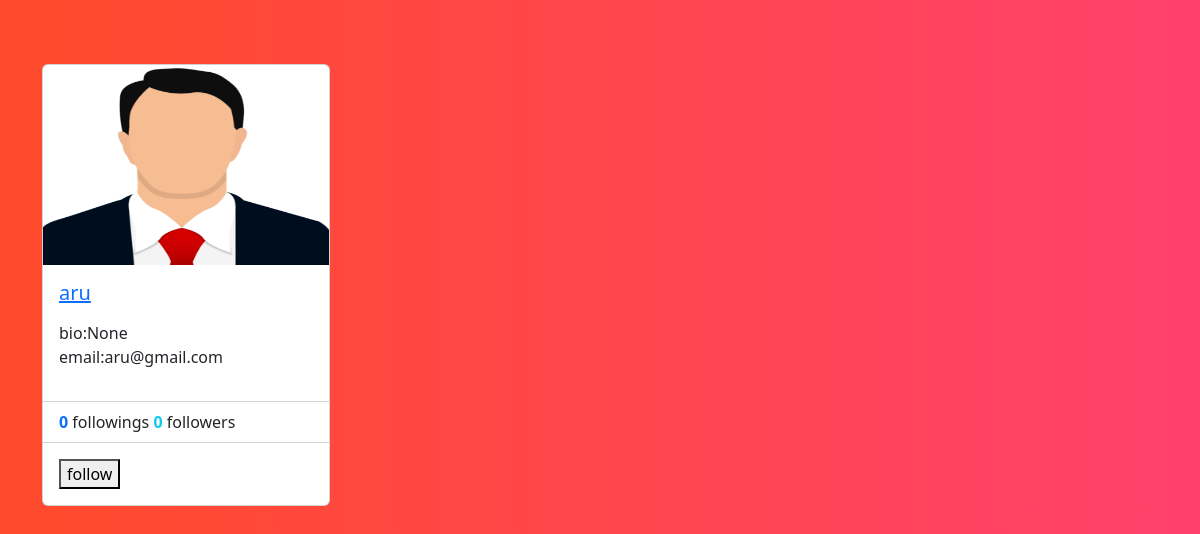
The app's page /profiles/all, older data.
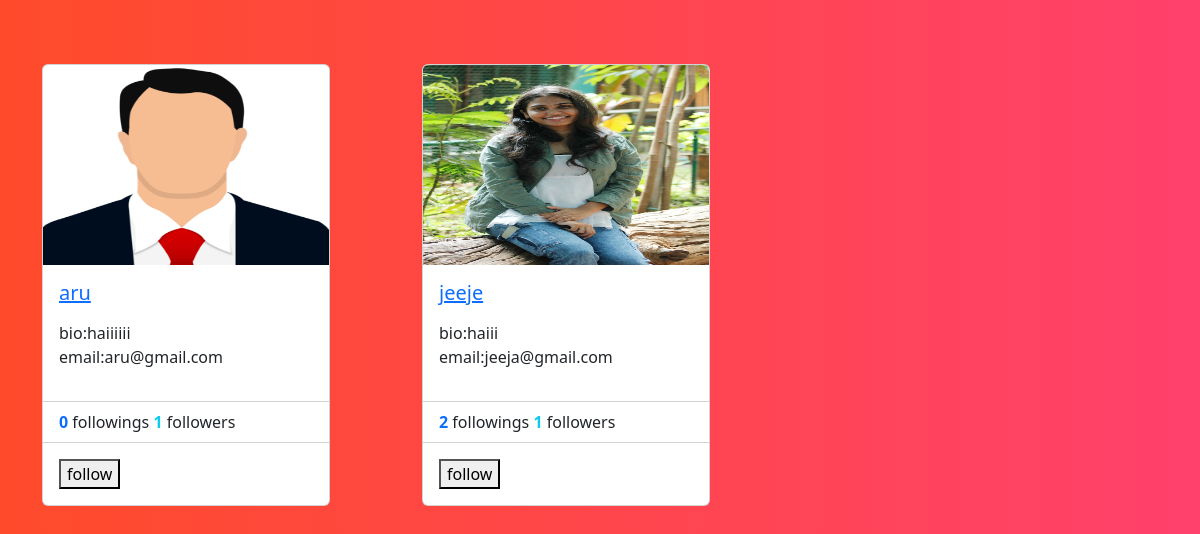
The same page, newer data.
### socialapp/models.py (models this page shows)
class UserProfile(models.Model):
    user=models.OneToOneField(User,on_delete=models.CASCADE,related_name="profile")
    address=models.CharField(max_length=200,null=True)
    phone=models.CharField(max_length=200,null=True)
    profile_pic=models.ImageField(upload_to="profilepics",null=True,blank=True)
    dob=models.DateField(null=True)
    bio=models.CharField(max_length=200,null=True)
    following=models.ManyToManyField("self",related_name="followed_by",symmetrical=False,null=True)
    block=models.ManyToManyField("self",related_name="blocked",symmetrical=False, null=True)
    def __str__(self):
        return self.user.username

### socialapp/views.py (the view)
# urls.py: path("profiles/all",views.ProfileListView.as_view(),name="profilelist"),
class ProfileListView(View):
    def get(self,request,*args,**kwargs):
        qs=UserProfile.objects.all()
        return render(request,"profilelist.html",{"data":qs})

### socialapp/templates/profilelist.html (shortened to what this page needs)
<!DOCTYPE html>
{%load static%}
<html lang="en">
<head>
    <link href="https://cdn.jsdelivr.net/npm/bootstrap@5.3.2/dist/css/bootstrap.min.css" rel="stylesheet"
>
</head>
<body style="background: #FF416C;
background: -webkit-linear-gradient(to right, #FF4B2B, #FF416C);
background: linear-gradient(to right, #FF4B2B, #FF416C);">
    <div class="container">
        <div class="row mt-5">
            {%for profile in data%}
            <div class="col-4 mt-3">
                <div class="card" style="width: 18rem;">
                    {%if profile.profile_pic%}
                    <img src="{{profile.profile_pic.url}}" class="card-img-top" alt="..." height="200px">
                    {%else%}
                    <img src="{%static 'social/images/profilepic.png'%}" class="card-img-top" alt="..." height="200px">
                    {%endif%}
                    <div class="card-body">
                        <h5 class="card-title">
                            <a href="{%url 'profile-details' profile.id%}">{{profile}}</a>
                        </h5>
                        <p class="card-text">
                        <div>
                            bio:{{profile.bio}}
                        </div>
                        <div>
                            email:{{profile.user.email}}
                        </div>
                        </p>
                    </div>
                    <ul class="list-group list-group-flush">
                        <li class="list-group-item">
                            <span class="fw-bold text-primary"> {{profile.following.count}}</span> followings
                            <span class="fw-bold text-info"> {{profile.followed_by.count}}</span> followers
                        </li>
                    </ul>
                    <div class="card-body">
                        <form action="{%url 'follow' profile.id%}" method="post">
                            {%if profile in request.user.profile.following.all%}
                            <button type="submit"  name="action" value="unfollow">unfollow</button>
                            {%else%}
                            <button type="submit"  name="action" value="follow">follow</button>
                            {%endif%}
                        </form>
                    </div>
                </div>
            </div>
            {%endfor%}
        </div>
    </div>
</body>
</html>

Row changes from the older to the newer data that the page shows:
changed UserProfile "aru": bio "None" → "haiiiiii"; followed_by.count "0" → "1"
added UserProfile: profile_pic (picture), user.username "jeeje", bio "haiii", user.email "jeeja@gmail.com", following.count "2", followed_by.count "1"
